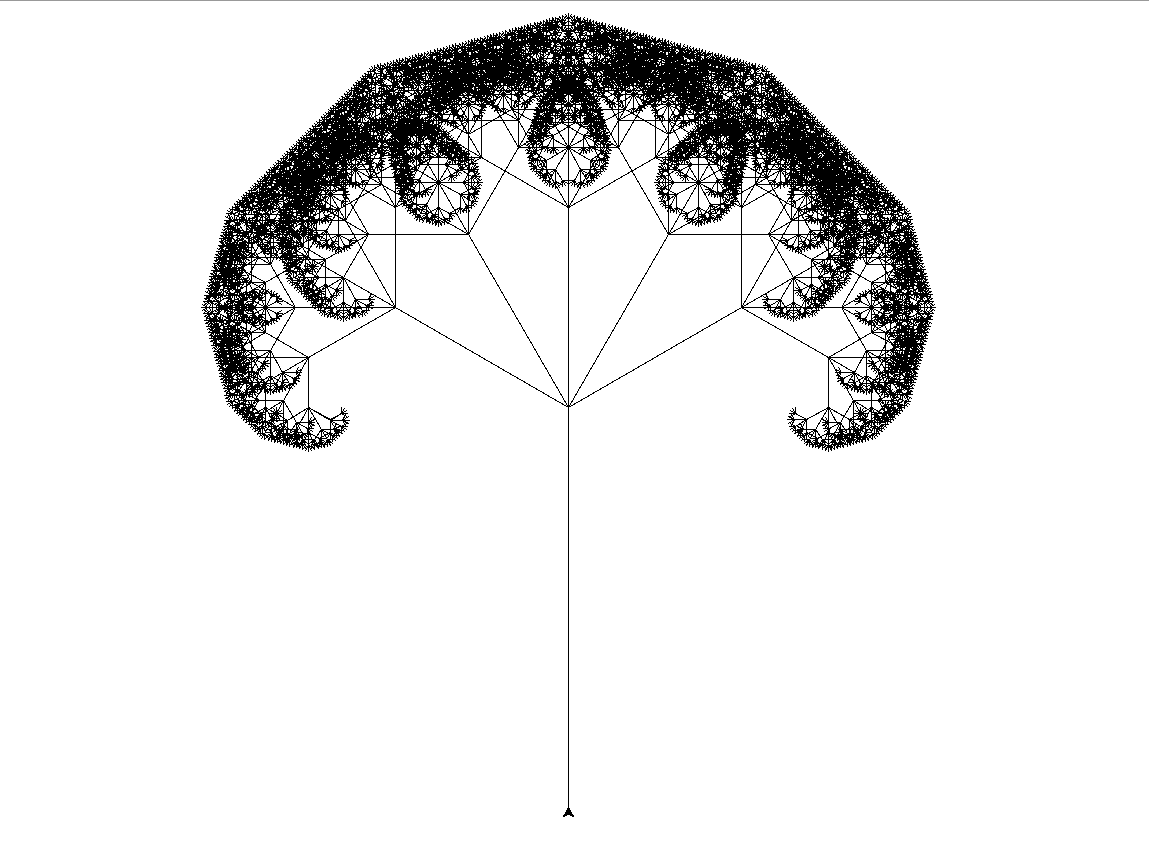

Recreate this plot in Python.
import turtle

obj = turtle.Turtle()
obj.left(90)
obj.backward(300)
obj.speed(100)
obj.clear()
def draw(l):
    if(l<4):
        return
    else:
        obj.forward(l)
        obj.left(60)
        draw(l/2)
        obj.right(30)
        draw(l/2)
        obj.right(30)
        draw(l/2)
        obj.right(30)
        draw(l/2)
        obj.right(30)
        draw(l/2)
        obj.left(60)
        obj.backward(l)


draw(400)
input()
